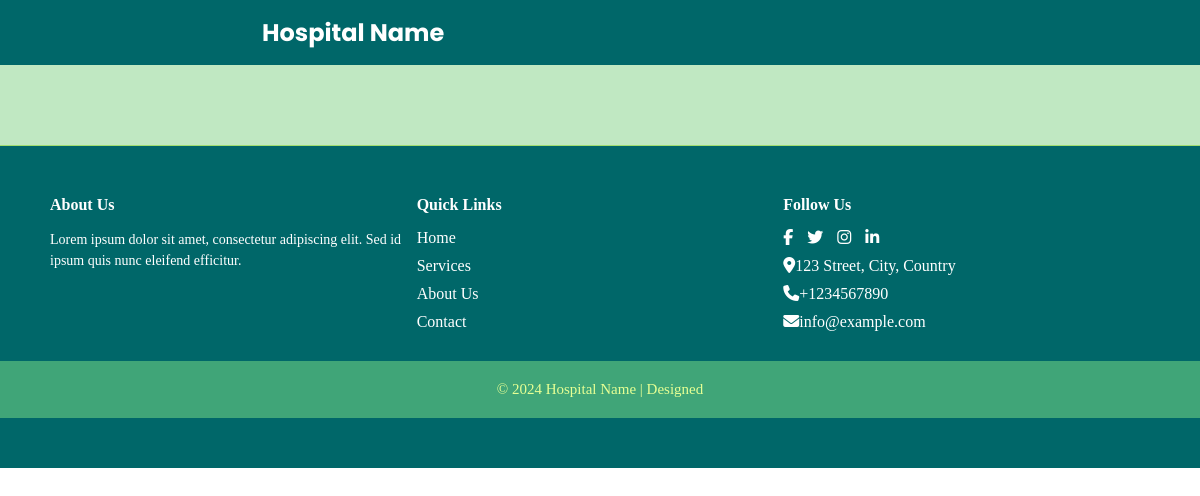
/patient_dashboard (signed in), run on an earlier commit of the app's database.
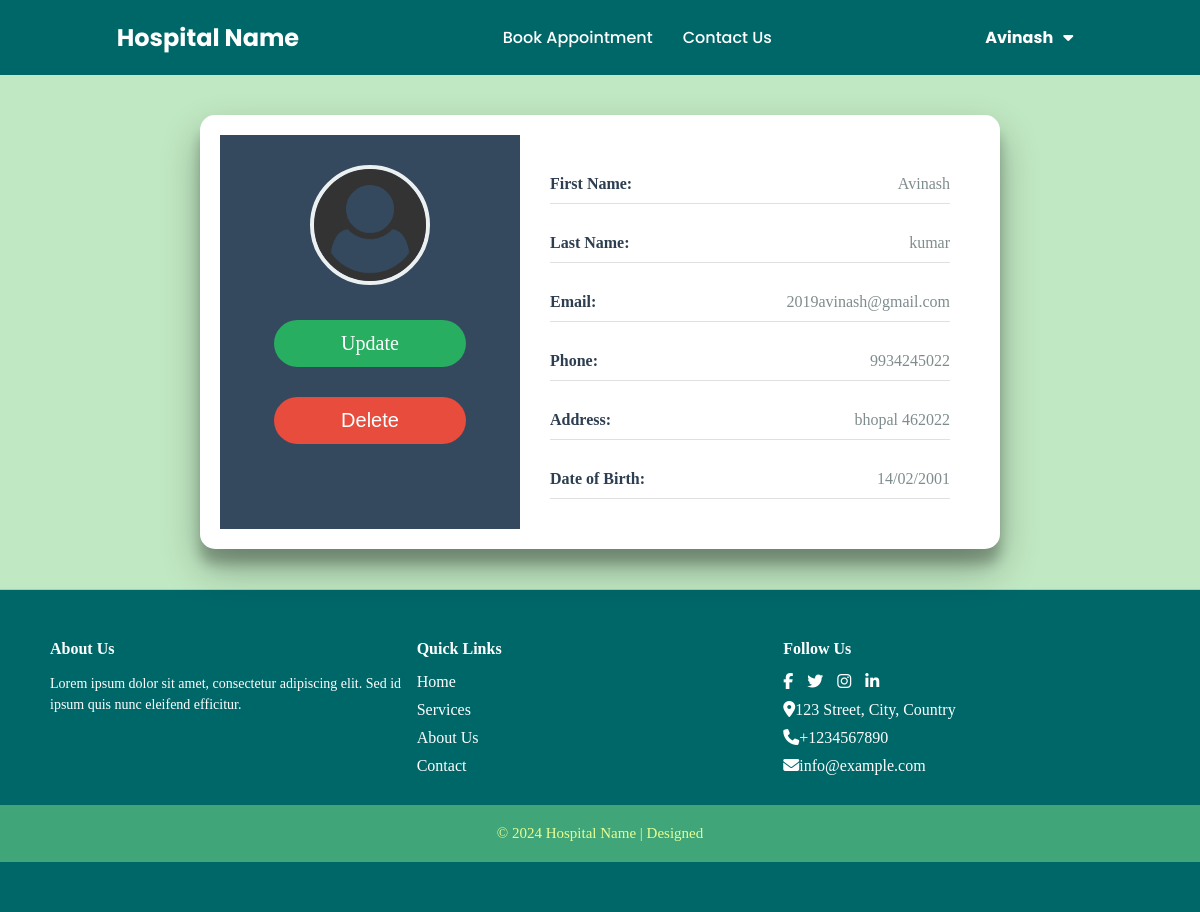
And on a later commit of the database.
### patient/models.py (models this page shows, shortened)
class patient_register(models.Model):
    First_name=models.CharField(max_length=50,default="")
    Last_name=models.CharField(max_length=50,default="")
    Email=models.CharField(max_length=30)
    Phone=models.CharField(max_length=40,default="")
    Password=models.CharField(max_length=20,default="")
    DOB=models.CharField(max_length=10,default="")
    Address=models.CharField(max_length=30,default="")
    Image=models.ImageField(upload_to='Image/',default="https://img.freepik.com/free-vector/user-circles-set_78370-4704.jpg?size=626&ext=jpg&ga=GA1.1.199161677.1717694373&semt=ais_user")
    Date_time=models.CharField(max_length=50,default=now)

### patient/views.py (the view)
# urls.py: path('patient_dashboard',views.patient_dashboard,name='patient_dashboard'),
def patient_dashboard(request):
    email = request.session.get('user_email')
    if email:
        user = patient_register.objects.filter(Email=email)
        return render(request, "patient_dashboard.html",{"user":user})
    else:
        return redirect('patient_login')

### patient/templates/patient_dashboard.html
{% extends 'profile.html' %}
{% block content %}
<div class="profile-dashboard">
    <div class="inner-container">
        {% for i in user %}
        <div class="profile-container">
            <div class="profile-sidebar">
                <img src={{i.Image.url}} alt="Profile Picture" class="profile-pic">
                <a href="{% url 'profile_update' i.id %}" class="btn update-btn">
                    Update
                </a>
                <button class="btn delete-btn">Delete</button>
            </div>
            <div class="profile-main">
                <div class="profile-details">
                    <div class="detail-item">
                        <label for="firstname">First Name:</label>
                        <span id="firstname">{{i.First_name}}</span>
                    </div>
                    <div class="detail-item">
                        <label for="lastname">Last Name:</label>
                        <span id="lastname">{{i.Last_name}}</span>
                    </div>
                    <div class="detail-item">
                        <label for="email">Email:</label>
                        <span id="email">{{i.Email}}</span>
                    </div>
                    <div class="detail-item">
                        <label for="phone">Phone:</label>
                        <span id="phone">{{i.Phone}}</span>
                    </div>
                    <div class="detail-item">
                        <label for="address">Address:</label>
                        <span id="address">{{i.Address}}</span>
                    </div>
                    <div class="detail-item">
                        <label for="dob">Date of Birth:</label>
                        <span id="dob">{{i.DOB}}</span>
                    </div>
                </div>
            </div>
        </div>
        {% endfor %}
    </div>
</div>
{% endblock %}

### patient/templates/profile.html (shortened to what this page needs)
{% block header %}
<!DOCTYPE html>
<html lang="en">
<head>
    <link rel="stylesheet" href="../static/style.css">
    <link rel="stylesheet" href="https://cdnjs.cloudflare.com/ajax/libs/font-awesome/5.15.4/css/all.min.css">
</head>
<body>
    <nav class="navbar">
        <div class="logo">Hospital Name</div>
        <ul class="nav-links">
            {% for i in user %}
            <li><a href="patient_form">Book Appointment</a></li>
            <li><a href="#">Contact Us</a></li>
        </ul>
        <div class="profile-outer">
            <span>{{ i.First_name }}</span><i class="fa-solid fa-caret-down"></i>
            {% endfor %}
        </div>
    </nav>
    {% endblock %}
    {% block content %}{% endblock %}
    {% block footer %}
    <footer class="footer">
        <div class="container">
            <div class="footer-col">
                <h4>About Us</h4>
                <p>Lorem ipsum dolor sit amet, consectetur adipiscing elit. Sed id ipsum quis nunc eleifend efficitur.
                </p>
            </div>
            <div class="footer-col">
                <h4>Quick Links</h4>
                <ul>
                    <li><a href="#">Home</a></li>
                    <li><a href="#">Services</a></li>
                    <li><a href="#">About Us</a></li>
                    <li><a href="#">Contact</a></li>
                </ul>
            </div>
            <div class="footer-col">
                <h4>Follow Us</h4>
                <ul class="social-links">
                    <li><a href="#"><i class="fab fa-facebook-f"></i></a></li>
                    <li><a href="#"><i class="fab fa-twitter"></i></a></li>
                    <li><a href="#"><i class="fab fa-instagram"></i></a></li>
                    <li><a href="#"><i class="fab fa-linkedin-in"></i></a></li>
                </ul>
                <ul class="contact-info">
                    <li><i class="fas fa-map-marker-alt"></i>123 Street, City, Country</li>
                    <li><i class="fas fa-phone"></i>+1234567890</li>
                    <li><i class="fas fa-envelope"></i>info@example.com</li>
                </ul>
            </div>
        </div>
        <div class="footer-bottom">
            &copy; 2024 Hospital Name | Designed
        </div>
    </footer>
</body>
</html>
{% endblock %}

### patient/static/style.css (style rules this page uses)
* { margin: 0; padding: 0; box-sizing: border-box; }
.navbar { display: flex; justify-content: space-around; align-items: center; padding: 15px; background-color: #006769; color: white; position: relative; font-weight: 450; font-family: "Poppins", sans-serif; }
.logo { font-size: 1.5rem; font-weight: bold; animation: slideRight ease-in-out 1s; }
.nav-links { list-style: none; display: flex; gap: 30px; transition: transform 0.3s ease-in-out; }
.nav-links li { margin: 0; animation: slideTop 1s ease forwards; animation-delay: calc(0.2s * var(--i)); }
.nav-links a { text-decoration: none; color: white; font-size: 1rem; transition: color 0.3s, background-color 0.3s; }
.footer { background-color: #006769; color: #fff; padding: 50px 0; border-top: 1px solid #A1DD70; }
.container { display: flex; flex-wrap: wrap; justify-content: space-around; max-width: 1100px; margin: auto; }
.footer-col { flex: 1 1 300px; margin-bottom: 20px; }
.footer-col h4 { margin-bottom: 15px; }
.footer-col p { font-size: 14px; line-height: 1.5; }
.footer-col ul { list-style: none; padding: 0; }
.footer-col ul li { margin-bottom: 10px; }
.footer-col ul li a { color: #ffff; text-decoration: none; transition: color 0.3s; }
.social-links li { display: inline-block; margin-right: 10px; }
.social-links li:last-child { margin-right: 0; }
.contact-info li { margin-bottom: 5px; }
.footer-bottom { padding: 20px; background-color: #40A578; color: #E6FF94; display: flex; align-items: center; justify-content: center; font-size: 15px; }
button { width: 100%; padding: 10px; background-color: #006769dd; color: #fff; border: none; border-radius: 5px; cursor: pointer; font-size: 20px; }
button { width: 100%; padding: 10px; background-color: #58A399; color: #fff; border: none; border-radius: 5px; cursor: pointer; }
.profile-dashboard { padding: 40px; width: 100%; background: #ace1aec0; display: flex; justify-content: center; align-items: center; }
.profile-container { display: flex; background-color: #fff; border-radius: 15px; box-shadow: rgba(0, 0, 0, 0.3) 0px 19px 38px, rgba(0, 0, 0, 0.22) 0px 15px 12px; width: 800px; padding: 20px; overflow: hidden; flex-direction: row; transition: all 0.3s ease; }
.profile-sidebar { background-color: #34495e; padding: 30px; text-align: center; width: 300px; color: #ecf0f1; display: flex; flex-direction: column; align-items: center; }
.profile-pic { width: 120px; height: 120px; border-radius: 50%; margin-bottom: 20px; border: 4px solid #ecf0f1; }
.btn { display: block; width: 80%; padding: 12px; margin: 15px 0; border: none; border-radius: 25px; cursor: pointer; transition: background-color 0.3s ease; }
.update-btn { background-color: #27ae60; color: #fff; text-decoration: none; font-size: 20px; }
.delete-btn { background-color: #e74c3c; color: #fff; }
.profile-main { padding: 30px; flex-grow: 1; }
.profile-details { display: flex; flex-direction: column; gap: 20px; }
.detail-item { display: flex; justify-content: space-between; align-items: center; padding: 10px 0; border-bottom: 1px solid #e0e0e0; }
.detail-item label { font-weight: bold; color: #2c3e50; }
.detail-item span { color: #7f8c8d; }
.profile-outer { height: 100%; padding: 10px; cursor: pointer; }
.profile-outer span { color: #fff; font-weight: bold; }
.profile-outer i { color: #fff; margin-left: 10px; }

What changed in the data, as far as the page shows it:
now on this page (row edited): patient_register: First_name "Avinash", Image (picture), Last_name "kumar", Email "2019avinash@gmail.com", Phone "9934245022", Address "bhopal 462022", DOB "14/02/2001"
